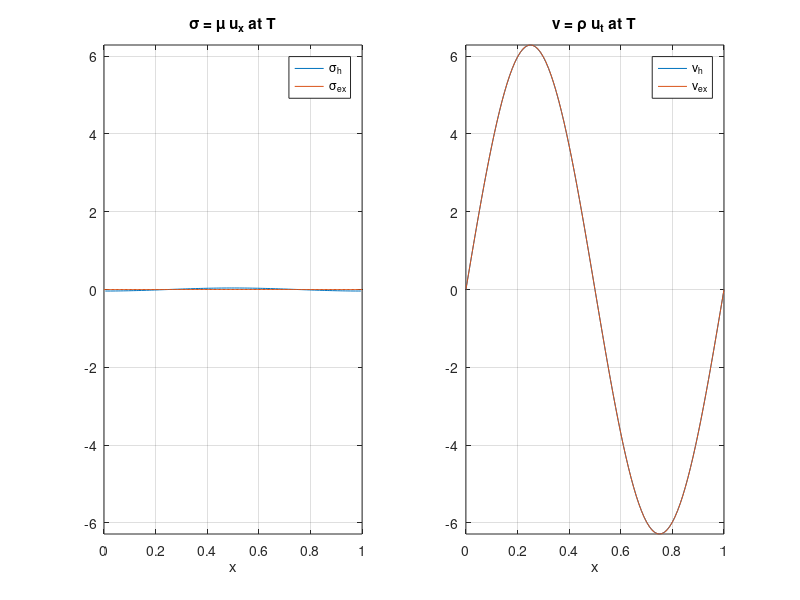
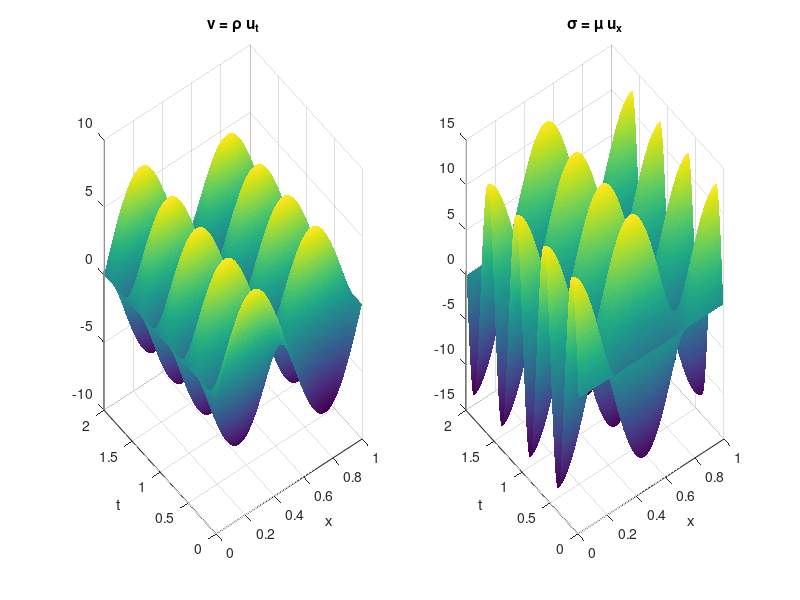

Write the MATLAB code that produced these figures, in order.
clear; close all; clc;

% Solution of the problem:
%  rho v_t = sigma_x  in (0,L) x (0,T)
%  sigma_t = mu v_x   in (0,L) x (0,T)
%  v(0,t)  = phi(t)   in (0,T)
%  v(L,t)  = psi(t)   in (0,T)
%  sigma(0,t) = s_0   in (0,L)
%  v(0,t)     = v_0   in (0,L)
%
% with the staggered finite difference scheme
% v = u_t and sigma = mu u_x
%
% To be done:
% - add external force f to the system of eqs
% - add boundary conditions for sigma
%
%
%  Model problem: Plane wave solution in (0,1)
%  u(x,t) = sin(2pix)sin(2pit)
%  v(x,t) = 2pi sin(2pix)cos(2pit)
%  sigma(x,t) = mu 2pi cos(2pix)sin(2pit)


% Parameters
L = 1;              % Length of the domain
T = 2;              % Total simulation time
mu = 4;             %
rho = 1;
dx = 0.01;          % Spatial step size
dt = 0.0025;         % Temporal step size

% Discretization
xv = 0 : dx/2 : L;    % Spatial grid
tv = 0 : dt/2 : T; % Temporal grid for v

nx = length(xv);
nt = length(tv);

%grid points velocity
[Xv,Yv] = meshgrid(xv(1:2:end),tv(2:2:end));
% grid points stress
[Xs,Ys] = meshgrid(xv(2:2:end),tv(1:2:end));

if (nx < 50 && nt <50)
    figure(1)
    plot(Xv,Yv,'b*')
    hold on; plot(Xs,Ys,'ro')
    xlabel('x'); ylabel('t'); title('staggered grid')
    legend('velocity', 'stress');
end

% u(x,t) = sin(2pix)sin(2pit);
v_ex = @(t,x) 2*pi*cos(2*pi*t)*sin(2*pi*x);      %u_t
sig_ex = @(t,x) mu*2*pi*cos(2*pi*x)*sin(2*pi*t); %mu u_x

v     = NaN(length(tv),length(xv));
sigma = NaN(length(tv)+1,length(xv));

v(1,:)     = v_ex(-dt/2,xv);               % v(x,-dt/2) blue points
sigma(2,2:2:nx) = sig_ex(0,xv(2:2:nx));    % sigma(x,0) red  points

for j = 3 : nt + 1
    if mod(j,2) ~= 0
        for i = 3 : 2 : nx-2
            v(j,i) = v(j-2,i) + dt/dx*1/rho*(sigma(j-1,i+1) - sigma(j-1,i-1));
        end
        %boundary conditions for v
        v(j,1)   = v_ex((j-2)*dt/2,0);
        v(j,end) = v_ex((j-2)*dt/2,L);

    else
        for i = 2 : 2 : nx-1
            sigma(j,i) = sigma(j-2,i) + dt/dx*mu*(v(j-1,i+1) - v(j-1,i-1));
        end
    end

end


% Reconstruct velocity at blue points from the total matrix
v_grid = [];
for i = 2 : nt
    vec = v(i,~isnan(v(i,:)));
    if ~isempty(vec)
        v_grid = [v_grid; vec];
    end
end

% Reconstruct stress at red points from the total matrix
sig_grid = [];
for i = 1 : nt+1
    vec = sigma(i,~isnan(sigma(i,:)));
    if ~isempty(vec)
        sig_grid = [sig_grid; vec];
    end
end


% surface plot of velocity and stress
figure(3)
subplot(1,2,1)
surf(Xv,Yv,v_grid,'EdgeColor','none');
xlabel('x'); ylabel('t'); title('v = \rho u_t')
subplot(1,2,2)
surf(Xs,Ys,sig_grid,'EdgeColor','none');
xlabel('x'); ylabel('t'); title('\sigma = \mu u_x')


% plot of velocity and stress at final time
% comparison between analytical and approximated solutions
figure(2)
subplot(1,2,1)
plot(xv(2:2:end-1),sigma(end,(2:2:end-1))); hold on;
plot(xv,sig_ex(T,xv));
legend('\sigma_h','\sigma_{ex}');
xlabel('x'); title('\sigma = \mu u_x at T');
ylim([-2*pi,2*pi]); grid on;
subplot(1,2,2)
plot(xv(1:2:end),v(end,(1:2:end))); hold on;
plot(xv,v_ex(T-dt/2,xv));
legend('v_h','v_{ex}');
xlabel('x'); title('v = \rho u_t at T');
ylim([-2*pi,2*pi]); grid on;




